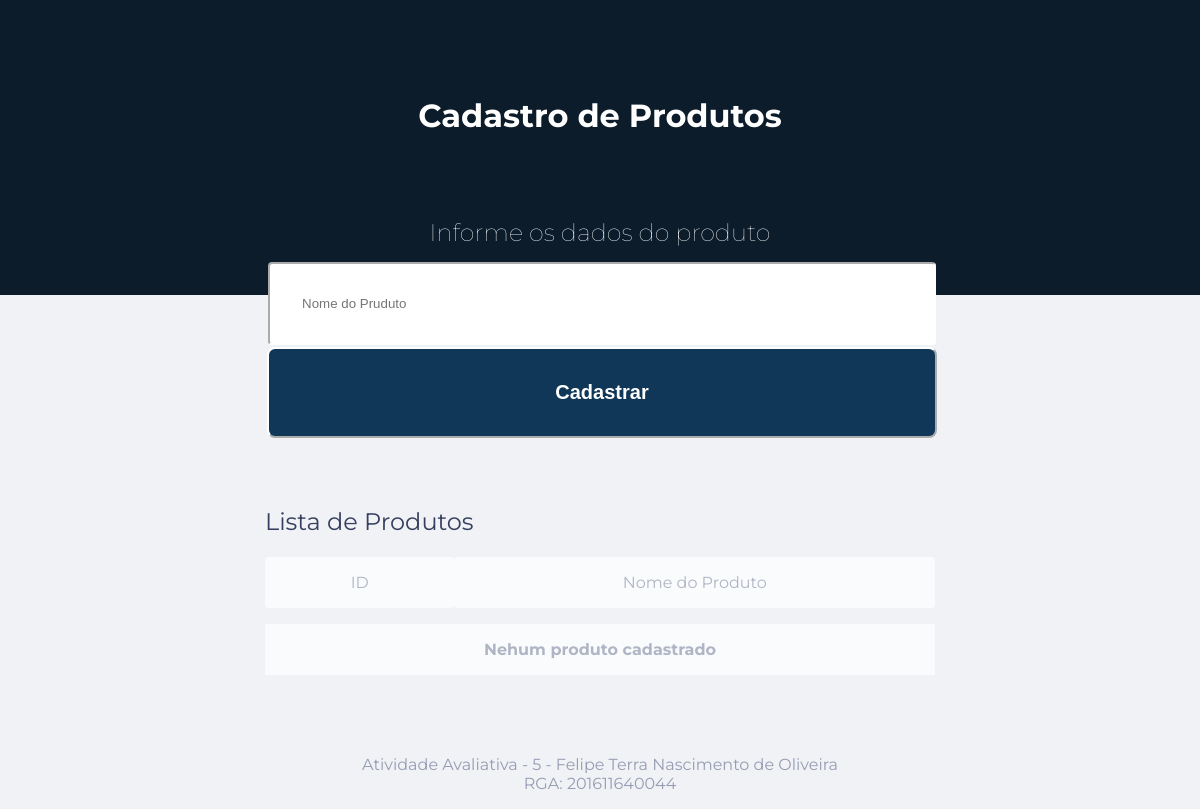
Before: / with the older database file.
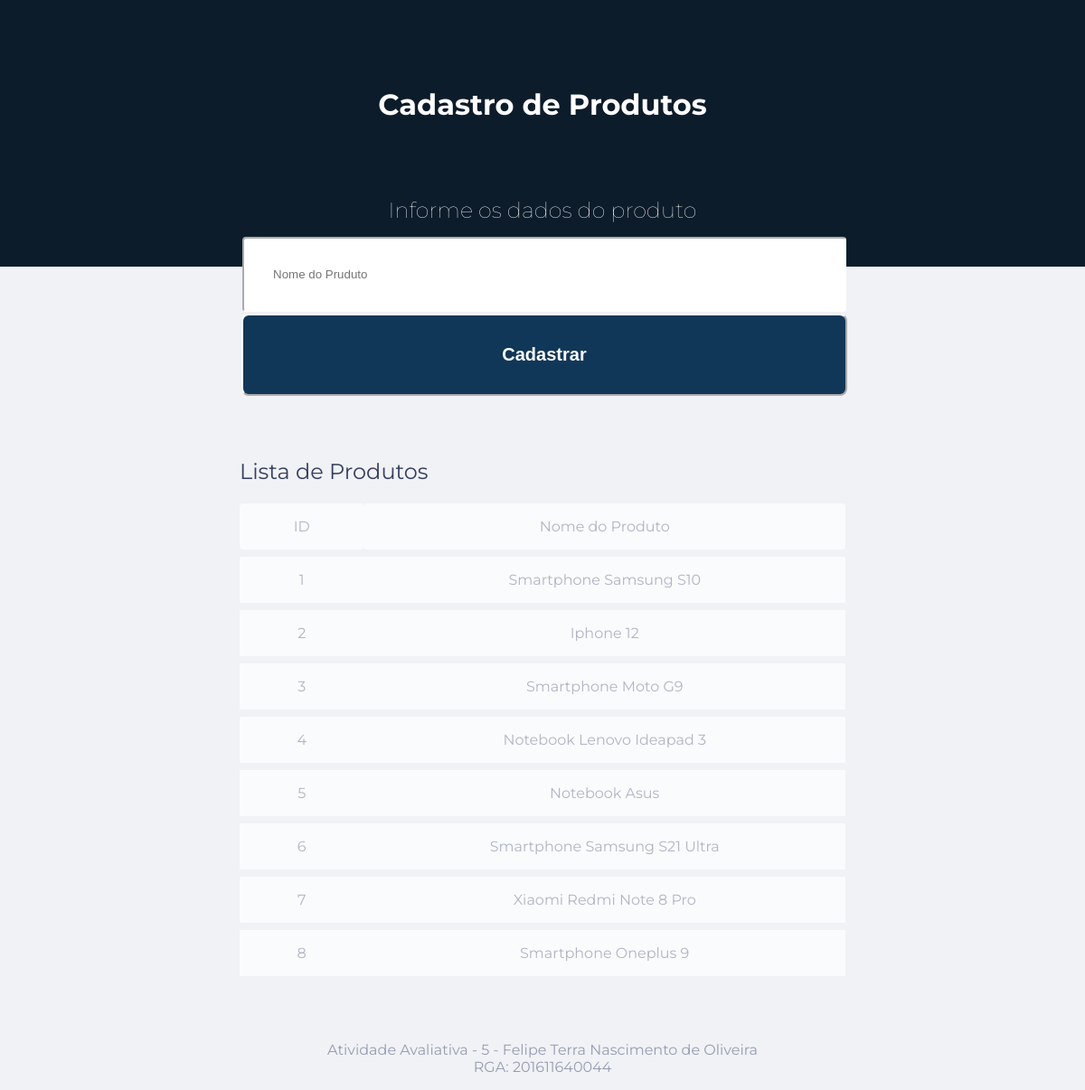
After: the same page with the newer database file.
### tables this page shows
CREATE TABLE `produtos` (
  `id` int(11) NOT NULL,
  `nome` varchar(45) NOT NULL
);

### dao/daoProduto.php (called while the page is built, shortened)
<?php
require_once(__DIR__ . '/../model/produto.php');
require_once(__DIR__ . '/../db/db.php');
class daoProduto {
    private $connection;
    public function __construct(Db $connection) {
        $this->connection = $connection;
    }
    public function todos(): array {
        $sql = "SELECT id, nome FROM produtos";
        $stmt = $this->connection->prepare($sql);
        $produtos = [];
        if ($stmt) {
          if ($stmt->execute()) {
            $id = 0; $nome = '';
            $stmt->bind_result($id, $nome);
            $stmt->store_result();
            while($stmt->fetch()) {
              $produtos[] = new Produto($nome, $id);
            }
          }
        }
        return $produtos;
    }
}
?>

### db/db.php (called while the page is built, shortened)
<?php
class Db {
    private $host;
    private $user;
    private $passwd;
    private $db;
    private $mysqli;
    public function __construct($host, $user, $passwd, $db) {
        $this->host   = $host;
        $this->user   = $user;
        $this->passwd = $passwd;
        $this->db     = $db;
    }
    public function connect() {
        $this->mysqli = new mysqli($this->host,
                                   $this->user,
                                   $this->passwd,
                                   $this->db);
        return true;
    }
    public function prepare($sql) : mysqli_stmt {
        return $this->mysqli->prepare($sql);
    }
}
?>

### model/produto.php (called while the page is built, shortened)
<?php
class Produto {
    private $id;
    private $nome;
    public function __construct(string $nome='', int $id=-1) {
        $this->id   = $id;
        $this->nome = $nome;
    }
    public function getId() {
        return $this->id;
    }
    public function getNome() {
        return $this->nome;
    }
}
?>

### public/index.php (the view, shortened to what this page needs)
<!DOCTYPE html>
<html lang="pt-br">
<head>
    <link rel="stylesheet" href="./Styles.css">
</head>
<body>
    <header>
        <h1>Cadastro de Produtos</h1>
    </header>
    <main class="container">
        <section id="form">
            <p><h2>Informe os dados do produto</h2></p>
            <form action="salvar.php" method="POST">
                <imput type="hidden" name="id" value="">
                    <table id="table-form">
                        <thead>
                            <tr>
                                <th><input class="card" id="id_nome" type="text" name="nome" placeholder="Nome do Pruduto" /></th>
                            </tr>
                        </thead>
                        <tbody>
                            <tr>
                                <td><button id="button" type="submit" name="acao" value="Incluir">
                                        <h1>Cadastrar</h1>
                                    </button></td>
                            </tr>
                        </tbody>
                    </table>
            </form>
        </section>
        <section id="table">
            <p><h2>Lista de Produtos</h2></p>
            <table id="data-table">
                <thead>
                    <tr>
                        <th>ID</th>
                        <th>Nome do Produto</th>
                    </tr>
                </thead>
                <tbody>
                    <?php
                        require_once(__DIR__ . '/../db/db.php');
                        require_once(__DIR__ . '/../model/produto.php');
                        require_once(__DIR__ . '/../dao/daoProduto.php');
                        $conn = new Db(Config::db_host, Config::db_user, Config::db_password, Config::db_database);
                        $daoProduto = new DaoProduto($conn);
                        $produtos = $daoProduto->todos();
                        if (count($produtos) > 0) {
                            foreach($produtos as $produto) {
                                echo "<tr>" .
                                        "<td>" . $produto->getId()   . "</td>" .
                                        "<td>" . $produto->getNome() . "</td>" .
                                     "</tr>";
                            }
                        }
                        else{
                            echo "<table id= \"data-table\">";
                                echo "<tr>";
                                    echo "  <td><h4>Nehum produto cadastrado</h4></td>";
                            echo "</table>";
                        }
                    ?>
                </tbody>
            </table>
        </section>
    </main>
    <footer>
        <p>Atividade Avaliativa - 5 - Felipe Terra Nascimento de Oliveira</p>
        <p>RGA: 201611640044</p>
    </footer>
</body>
</html>

### public/Styles.css (style rules this page uses)
* { margin: 0; padding: 0; box-sizing: border-box; }
body { background: #f0f2f5; font-family: 'Montserrat', sans-serif; }
.container { width: min(90vw, 670px); margin: auto; }
h2 { margin-top: 3.2rem; margin-bottom: 0.8rem; color: #363f5f; font-weight: normal; }
header { background: rgb(12, 28, 42); padding: 6rem 0 10rem; text-align: center; }
header h1 { color: white; font-weight: bolder; }
#form { margin-top: -8rem; }
#form h2 { text-align: center; color: white; font-weight: 100; }
.card { width: 668px; background-color: white; padding: 2rem 2rem; border-radius: 0.25rem; border-color: white; color: #363f5f; }
#button { width: 670px; background: rgb(17, 55, 88); padding: 2rem 2rem; border-radius: 0.50rem; border-color: white; margin-bottom: 1rem; }
button h1 { color: white; }
#data-table { width: 670px; border-spacing: 0 0.5rem; color: #969cb3; }
#data-table th { background: white; font-weight: normal; padding: 1rem 2rem; text-align: center; }
#data-table thead th { border-radius: 0.25rem; }
#data-table tr { opacity: 0.7; }
#data-table td { background: white; padding: 1rem 2rem; font-weight: normal; text-align:center; }
footer { padding: 4rem 0 1rem 0; text-align: center; font-weight: normal; color: #969cb3; }

Changed rows visible on the page:
added produtos: id "1", nome "Smartphone Samsung S10"
added produtos: id "2", nome "Iphone 12"
added produtos: id "3", nome "Smartphone Moto G9"
added produtos: id "4", nome "Notebook Lenovo Ideapad 3"
added produtos: id "5", nome "Notebook Asus"
added produtos: id "6", nome "Smartphone Samsung S21 Ultra"
added produtos: id "7", nome "Xiaomi Redmi Note 8 Pro"
added produtos: id "8", nome "Smartphone Oneplus 9"
Other visible differences:
text no longer shown: "Nehum produto cadastrado"
